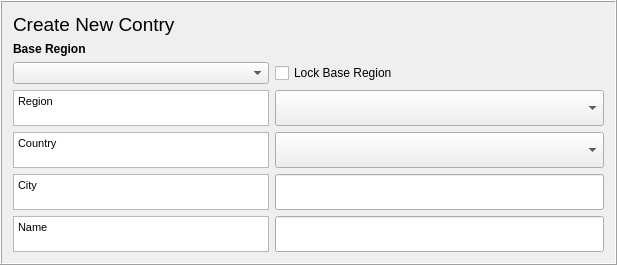
    <widget class="QFrame" name="frame1">
     <property name="sizePolicy">
      <sizepolicy hsizetype="Preferred" vsizetype="Preferred">
       <horstretch>0</horstretch>
       <verstretch>0</verstretch>
      </sizepolicy>
     </property>
     <property name="maximumSize">
      <size>
       <width>16777215</width>
       <height>16777215</height>
      </size>
     </property>
     <property name="frameShape">
      <enum>QFrame::Box</enum>
     </property>
     <property name="frameShadow">
      <enum>QFrame::Raised</enum>
     </property>
     <layout class="QGridLayout" name="gridLayout_2">
      <item row="0" column="0" colspan="2">
       <widget class="QLabel" name="label_42">
        <property name="maximumSize">
         <size>
          <width>16777215</width>
          <height>35</height>
         </size>
        </property>
        <property name="text">
         <string>&lt;!DOCTYPE HTML PUBLIC &quot;-//W3C//DTD HTML 4.0//EN&quot; &quot;http://www.w3.org/TR/REC-html40/strict.dtd&quot;&gt;
&lt;html&gt;&lt;head&gt;&lt;meta name=&quot;qrichtext&quot; content=&quot;1&quot; /&gt;&lt;style type=&quot;text/css&quot;&gt;
p, li { white-space: pre-wrap; }
&lt;/style&gt;&lt;/head&gt;&lt;body style=&quot; font-family:'MS Shell Dlg 2'; font-size:12pt; font-weight:400; font-style:normal;&quot;&gt;
&lt;p style=&quot; margin-top:0px; margin-bottom:0px; margin-left:0px; margin-right:0px; -qt-block-indent:0; text-indent:0px;&quot;&gt;&lt;span style=&quot; font-size:14pt;&quot;&gt;Create New Contry&lt;/span&gt;&lt;/p&gt;&lt;/body&gt;&lt;/html&gt;</string>
        </property>
       </widget>
      </item>
      <item row="1" column="0">
       <widget class="QLabel" name="label">
        <property name="sizePolicy">
         <sizepolicy hsizetype="Preferred" vsizetype="Minimum">
          <horstretch>0</horstretch>
          <verstretch>0</verstretch>
         </sizepolicy>
        </property>
        <property name="minimumSize">
         <size>
          <width>0</width>
          <height>0</height>
         </size>
        </property>
        <property name="maximumSize">
         <size>
          <width>16777215</width>
          <height>20</height>
         </size>
        </property>
        <property name="font">
         <font>
          <weight>75</weight>
          <bold>true</bold>
         </font>
        </property>
        <property name="text">
         <string>Base Region</string>
        </property>
        <property name="alignment">
         <set>Qt::AlignBottom|Qt::AlignLeading|Qt::AlignLeft</set>
        </property>
       </widget>
      </item>
      <item row="2" column="0">
       <widget class="QComboBox" name="comboBoxBaseRegion"/>
      </item>
      <item row="2" column="1">
       <widget class="QCheckBox" name="checkBoxA">
        <property name="text">
         <string>Lock Base Region</string>
        </property>
       </widget>
      </item>
      <item row="3" column="0">
       <widget class="QTextBrowser" name="textBrowser_Surface">
        <property name="sizePolicy">
         <sizepolicy hsizetype="Preferred" vsizetype="Preferred">
          <horstretch>0</horstretch>
          <verstretch>0</verstretch>
         </sizepolicy>
        </property>
        <property name="minimumSize">
         <size>
          <width>1</width>
          <height>0</height>
         </size>
        </property>
        <property name="maximumSize">
         <size>
          <width>16777215</width>
          <height>36</height>
         </size>
        </property>
        <property name="html">
         <string>&lt;!DOCTYPE HTML PUBLIC &quot;-//W3C//DTD HTML 4.0//EN&quot; &quot;http://www.w3.org/TR/REC-html40/strict.dtd&quot;&gt;
&lt;html&gt;&lt;head&gt;&lt;meta name=&quot;qrichtext&quot; content=&quot;1&quot; /&gt;&lt;style type=&quot;text/css&quot;&gt;
p, li { white-space: pre-wrap; }
&lt;/style&gt;&lt;/head&gt;&lt;body style=&quot; font-family:'MS Shell Dlg 2'; font-size:12pt; font-weight:400; font-style:normal;&quot;&gt;
&lt;p style=&quot; margin-top:0px; margin-bottom:0px; margin-left:0px; margin-right:0px; -qt-block-indent:0; text-indent:0px;&quot;&gt;&lt;span style=&quot; font-size:8pt;&quot;&gt;Region&lt;/span&gt;&lt;/p&gt;&lt;/body&gt;&lt;/html&gt;</string>
        </property>
       </widget>
      </item>
      <item row="4" column="0">
       <widget class="QTextBrowser" name="textBrowserDesc">
        <property name="sizePolicy">
         <sizepolicy hsizetype="Preferred" vsizetype="Preferred">
          <horstretch>0</horstretch>
          <verstretch>0</verstretch>
         </sizepolicy>
        </property>
        <property name="minimumSize">
         <size>
          <width>1</width>
          <height>0</height>
         </size>
        </property>
        <property name="maximumSize">
         <size>
          <width>16777215</width>
          <height>36</height>
         </size>
        </property>
        <property name="html">
         <string>&lt;!DOCTYPE HTML PUBLIC &quot;-//W3C//DTD HTML 4.0//EN&quot; &quot;http://www.w3.org/TR/REC-html40/strict.dtd&quot;&gt;
&lt;html&gt;&lt;head&gt;&lt;meta name=&quot;qrichtext&quot; content=&quot;1&quot; /&gt;&lt;style type=&quot;text/css&quot;&gt;
p, li { white-space: pre-wrap; }
&lt;/style&gt;&lt;/head&gt;&lt;body style=&quot; font-family:'MS Shell Dlg 2'; font-size:12pt; font-weight:400; font-style:normal;&quot;&gt;
&lt;p style=&quot; margin-top:0px; margin-bottom:0px; margin-left:0px; margin-right:0px; -qt-block-indent:0; text-indent:0px;&quot;&gt;&lt;span style=&quot; font-size:8pt;&quot;&gt;Country&lt;/span&gt;&lt;/p&gt;&lt;/body&gt;&lt;/html&gt;</string>
        </property>
       </widget>
      </item>
      <item row="5" column="0">
       <widget class="QTextBrowser" name="textBrowserPeriod">
        <property name="sizePolicy">
         <sizepolicy hsizetype="Preferred" vsizetype="Preferred">
          <horstretch>0</horstretch>
          <verstretch>0</verstretch>
         </sizepolicy>
        </property>
        <property name="minimumSize">
         <size>
          <width>1</width>
          <height>0</height>
         </size>
        </property>
        <property name="maximumSize">
         <size>
          <width>16777215</width>
          <height>36</height>
         </size>
        </property>
        <property name="html">
         <string>&lt;!DOCTYPE HTML PUBLIC &quot;-//W3C//DTD HTML 4.0//EN&quot; &quot;http://www.w3.org/TR/REC-html40/strict.dtd&quot;&gt;
&lt;html&gt;&lt;head&gt;&lt;meta name=&quot;qrichtext&quot; content=&quot;1&quot; /&gt;&lt;style type=&quot;text/css&quot;&gt;
p, li { white-space: pre-wrap; }
&lt;/style&gt;&lt;/head&gt;&lt;body style=&quot; font-family:'MS Shell Dlg 2'; font-size:12pt; font-weight:400; font-style:normal;&quot;&gt;
&lt;p style=&quot; margin-top:0px; margin-bottom:0px; margin-left:0px; margin-right:0px; -qt-block-indent:0; text-indent:0px;&quot;&gt;&lt;span style=&quot; font-size:8pt;&quot;&gt;City&lt;/span&gt;&lt;/p&gt;&lt;/body&gt;&lt;/html&gt;</string>
        </property>
       </widget>
      </item>
      <item row="5" column="1">
       <widget class="QgsFilterLineEdit" name="textEditCity">
        <property name="sizePolicy">
         <sizepolicy hsizetype="Expanding" vsizetype="Preferred">
          <horstretch>0</horstretch>
          <verstretch>0</verstretch>
         </sizepolicy>
        </property>
        <property name="maximumSize">
         <size>
          <width>16777215</width>
          <height>36</height>
         </size>
        </property>
        <property name="qgisRelation" stdset="0">
         <string notr="true"/>
        </property>
       </widget>
      </item>
      <item row="6" column="0">
       <widget class="QTextBrowser" name="textBrowserOrig">
        <property name="sizePolicy">
         <sizepolicy hsizetype="Preferred" vsizetype="Preferred">
          <horstretch>0</horstretch>
          <verstretch>0</verstretch>
         </sizepolicy>
        </property>
        <property name="minimumSize">
         <size>
          <width>1</width>
          <height>0</height>
         </size>
        </property>
        <property name="maximumSize">
         <size>
          <width>16777215</width>
          <height>36</height>
         </size>
        </property>
        <property name="html">
         <string>&lt;!DOCTYPE HTML PUBLIC &quot;-//W3C//DTD HTML 4.0//EN&quot; &quot;http://www.w3.org/TR/REC-html40/strict.dtd&quot;&gt;
&lt;html&gt;&lt;head&gt;&lt;meta name=&quot;qrichtext&quot; content=&quot;1&quot; /&gt;&lt;style type=&quot;text/css&quot;&gt;
p, li { white-space: pre-wrap; }
&lt;/style&gt;&lt;/head&gt;&lt;body style=&quot; font-family:'MS Shell Dlg 2'; font-size:12pt; font-weight:400; font-style:normal;&quot;&gt;
&lt;p style=&quot; margin-top:0px; margin-bottom:0px; margin-left:0px; margin-right:0px; -qt-block-indent:0; text-indent:0px;&quot;&gt;&lt;span style=&quot; font-size:8pt;&quot;&gt;Name&lt;/span&gt;&lt;/p&gt;&lt;/body&gt;&lt;/html&gt;</string>
        </property>
       </widget>
      </item>
      <item row="6" column="1">
       <widget class="QgsFilterLineEdit" name="textEditName">
        <property name="sizePolicy">
         <sizepolicy hsizetype="Expanding" vsizetype="Preferred">
          <horstretch>0</horstretch>
          <verstretch>0</verstretch>
         </sizepolicy>
        </property>
        <property name="maximumSize">
         <size>
          <width>16777215</width>
          <height>36</height>
         </size>
        </property>
        <property name="qgisRelation" stdset="0">
         <string notr="true"/>
        </property>
       </widget>
      </item>
      <item row="3" column="1">
       <widget class="QComboBox" name="comboBoxRegion">
        <property name="sizePolicy">
         <sizepolicy hsizetype="Expanding" vsizetype="Preferred">
          <horstretch>0</horstretch>
          <verstretch>0</verstretch>
         </sizepolicy>
        </property>
        <property name="minimumSize">
         <size>
          <width>329</width>
          <height>0</height>
         </size>
        </property>
        <item>
         <property name="text">
          <string/>
         </property>
        </item>
       </widget>
      </item>
      <item row="4" column="1">
       <widget class="QComboBox" name="comboBoxCountry">
        <property name="sizePolicy">
         <sizepolicy hsizetype="Expanding" vsizetype="Preferred">
          <horstretch>0</horstretch>
          <verstretch>0</verstretch>
         </sizepolicy>
        </property>
        <property name="minimumSize">
         <size>
          <width>329</width>
          <height>0</height>
         </size>
        </property>
       </widget>
      </item>
     </layout>
    </widget>
